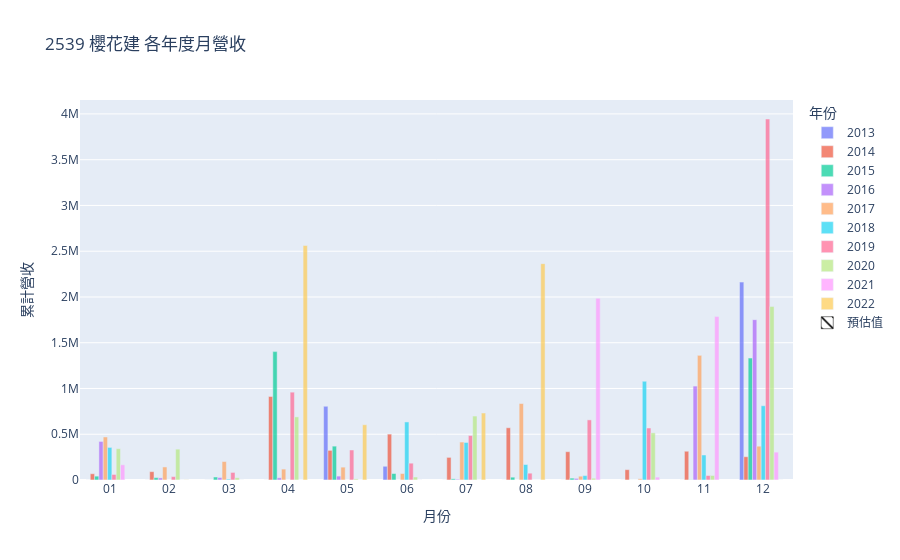
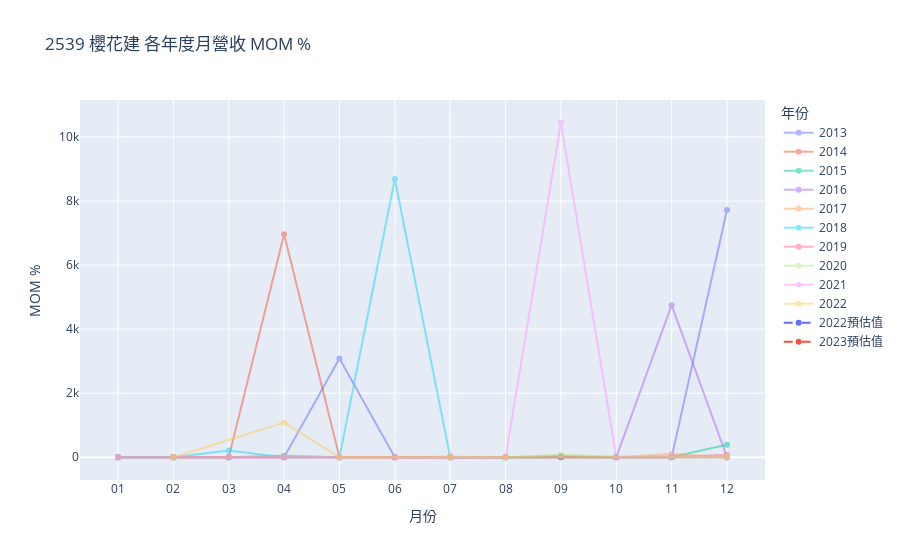
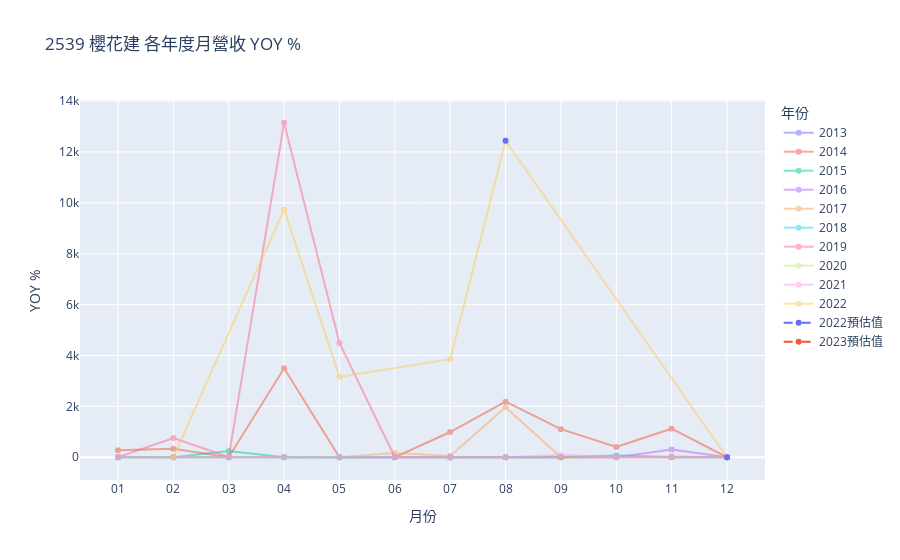

Source (notebook cell) for these figures, in order:
### Code cell
data, table, latest, predict, REV.show(), MOM.show(), YOY.show()

### Figure 1 — Plotly figure (JSON) as saved in the notebook; plotly's stock layout.template omitted (floating-point values rounded to 4 significant figures)
{"data": [{"name": "2013", "opacity": 0.7, "type": "bar", "x": ["01", "02", "03", "04", "05", "06", "07", "08", "09", "10", "11", "12"], "y": [250, 270, 261, 261, 805622, 150039, 249, 261, 280, 280, 280, 2162470]}, {"name": "2014", "opacity": 0.7, "type": "bar", "x": ["01", "02", "03", "04", "05", "06", "07", "08", "09", "10", "11", "12"], "y": [68326, 91279, 131, 912496, 323912, 501623, 247081, 570616, 309288, 112953, 314223, 254454]}, {"name": "2015", "opacity": 0.7, "type": "bar", "x": ["01", "02", "03", "04", "05", "06", "07", "08", "09", "10", "11", "12"], "y": [42170, 26274, 32630, 1402952, 370044, 70989, 12945, 30864, 20649, 448, 3406, 1332763]}, {"name": "2016", "opacity": 0.7, "type": "bar", "x": ["01", "02", "03", "04", "05", "06", "07", "08", "09", "10", "11", "12"], "y": [421268, 22834, 26980, 23853, 42711, 422, 8473, 425, 17417, 216, 1026315, 1752074]}, {"name": "2017", "opacity": 0.7, "type": "bar", "x": ["01", "02", "03", "04", "05", "06", "07", "08", "09", "10", "11", "12"], "y": [470031, 142506, 201620, 119104, 140601, 70864, 414884, 835362, 41465, 13226, 1362299, 369385]}, {"name": "2018", "opacity": 0.7, "type": "bar", "x": ["01", "02", "03", "04", "05", "06", "07", "08", "09", "10", "11", "12"], "y": [356013, 49, 10473, 73, 73, 634454, 410032, 169291, 48083, 1078883, 273233, 811445]}, {"name": "2019", "opacity": 0.7, "type": "bar", "x": ["01", "02", "03", "04", "05", "06", "07", "08", "09", "10", "11", "12"], "y": [60528, 37192, 82670, 959824, 327899, 183800, 485938, 74517, 656827, 568195, 49071, 3944653]}, {"name": "2020", "opacity": 0.7, "type": "bar", "x": ["01", "02", "03", "04", "05", "06", "07", "08", "09", "10", "11", "12"], "y": [342160, 337298, 24785, 689502, 12159, 32552, 698940, 238, 19249, 515222, 49228, 1895156]}, {"name": "2021", "opacity": 0.7, "type": "bar", "x": ["01", "02", "03", "04", "05", "06", "07", "08", "09", "10", "11", "12"], "y": [165651, 214, 234, 263, 191, 526, 190, 190, 1985169, 31555, 1785385, 304748]}, {"name": "2022", "opacity": 0.7, "type": "bar", "x": ["02", "04", "05", "07", "08", "12"], "y": [2372, 2562133, 604021, 732130, 2364287, 0]}, {"marker": {"color": "black", "line": {"color": "black"}, "pattern": {"fillmode": "replace", "shape": "\\"}}, "name": "預估值", "opacity": 1, "type": "bar", "x": ["08", "08", "09", "10", "11", "12", "12", "02", "04", "05", "07", "08", "12"], "y": [null, null, null, null, null, null, null, null, null, null, null, null, null]}], "layout": {"barmode": "group", "hovermode": "x unified", "legend": {"title": {"text": "年份"}}, "title": {"text": "2539 櫻花建 各年度月營收"}, "xaxis": {"title": {"text": "月份"}}, "yaxis": {"title": {"text": "累計營收"}}}}

### Figure 2 — Plotly figure (JSON) as saved in the notebook; plotly's stock layout.template omitted (floating-point values rounded to 4 significant figures)
{"data": [{"name": "2013", "opacity": 0.5, "type": "scatter", "x": ["01", "02", "03", "04", "05", "06", "07", "08", "09", "10", "11", "12"], "y": [null, 0.08, -0.03333, 0, 3086.0, -0.8138, -0.9983, 0.04819, 0.0728, 0, 0, 7722.0]}, {"name": "2014", "opacity": 0.5, "type": "scatter", "x": ["01", "02", "03", "04", "05", "06", "07", "08", "09", "10", "11", "12"], "y": [-0.9684, 0.3359, -0.9986, 6965.0, -0.645, 0.5486, -0.5074, 1.309, -0.458, -0.6348, 1.782, -0.1902]}, {"name": "2015", "opacity": 0.5, "type": "scatter", "x": ["01", "02", "03", "04", "05", "06", "07", "08", "09", "10", "11", "12"], "y": [-0.8343, -0.377, 0.2419, 42.0, -0.7362, -0.8082, -0.8176, 1.384, -0.331, -0.9783, 6.603, 390.3]}, {"name": "2016", "opacity": 0.5, "type": "scatter", "x": ["01", "02", "03", "04", "05", "06", "07", "08", "09", "10", "11", "12"], "y": [-0.6839, -0.9458, 0.1816, -0.1159, 0.7906, -0.9901, 19.08, -0.9498, 39.98, -0.9876, 4750.0, 0.7072]}, {"name": "2017", "opacity": 0.5, "type": "scatter", "x": ["01", "02", "03", "04", "05", "06", "07", "08", "09", "10", "11", "12"], "y": [-0.7317, -0.6968, 0.4148, -0.4093, 0.1805, -0.496, 4.855, 1.013, -0.9504, -0.681, 102.0, -0.7289]}, {"name": "2018", "opacity": 0.5, "type": "scatter", "x": ["01", "02", "03", "04", "05", "06", "07", "08", "09", "10", "11", "12"], "y": [-0.0362, -0.9999, 212.7, -0.993, 0, 8690.0, -0.3537, -0.5871, -0.716, 21.44, -0.7467, 1.97]}, {"name": "2019", "opacity": 0.5, "type": "scatter", "x": ["01", "02", "03", "04", "05", "06", "07", "08", "09", "10", "11", "12"], "y": [-0.9254, -0.3855, 1.223, 10.61, -0.6584, -0.4395, 1.644, -0.8467, 7.814, -0.1349, -0.9136, 79.39]}, {"name": "2020", "opacity": 0.5, "type": "scatter", "x": ["01", "02", "03", "04", "05", "06", "07", "08", "09", "10", "11", "12"], "y": [-0.9133, -0.01421, -0.9265, 26.82, -0.9824, 1.677, 20.47, -0.9997, 79.88, 25.77, -0.9045, 37.5]}, {"name": "2021", "opacity": 0.5, "type": "scatter", "x": ["01", "02", "03", "04", "05", "06", "07", "08", "09", "10", "11", "12"], "y": [-0.9126, -0.9987, 0.09346, 0.1239, -0.2738, 1.754, -0.6388, 0, 10450.0, -0.9841, 55.58, -0.8293]}, {"name": "2022", "opacity": 0.5, "type": "scatter", "x": ["02", "04", "05", "07", "08", "12"], "y": [-0.9922, 1079.0, -0.7643, 0.2121, 2.229, -1]}, {"connectgaps": false, "line": {"dash": "dash"}, "name": "2022預估值", "type": "scatter", "x": ["08", "08", "09", "10", "11", "12", "12"], "y": [null, null, null, null, null, null, null]}, {"connectgaps": false, "line": {"dash": "dash"}, "name": "2023預估值", "type": "scatter", "x": ["02", "04", "05", "07", "08", "12"], "y": [null, null, null, null, null, null]}], "layout": {"hovermode": "x unified", "legend": {"title": {"text": "年份"}}, "title": {"text": "2539 櫻花建 各年度月營收 MOM %"}, "xaxis": {"title": {"text": "月份"}}, "yaxis": {"title": {"text": "MOM %"}}}}

### Figure 3 — Plotly figure (JSON) as saved in the notebook; plotly's stock layout.template omitted (floating-point values rounded to 4 significant figures)
{"data": [{"name": "2013", "opacity": 0.5, "type": "scatter", "x": ["01", "02", "03", "04", "05", "06", "07", "08", "09", "10", "11", "12"], "y": [null, null, null, null, null, null, null, null, null, null, null, null]}, {"name": "2014", "opacity": 0.5, "type": "scatter", "x": ["01", "02", "03", "04", "05", "06", "07", "08", "09", "10", "11", "12"], "y": [272.3, 337.1, -0.4981, 3495.0, -0.5979, 2.343, 991.3, 2185.0, 1104.0, 402.4, 1121.0, -0.8823]}, {"name": "2015", "opacity": 0.5, "type": "scatter", "x": ["01", "02", "03", "04", "05", "06", "07", "08", "09", "10", "11", "12"], "y": [-0.3828, -0.7122, 248.1, 0.5375, 0.1424, -0.8585, -0.9476, -0.9459, -0.9332, -0.996, -0.9892, 4.238]}, {"name": "2016", "opacity": 0.5, "type": "scatter", "x": ["01", "02", "03", "04", "05", "06", "07", "08", "09", "10", "11", "12"], "y": [8.99, -0.1309, -0.1732, -0.983, -0.8846, -0.9941, -0.3455, -0.9862, -0.1565, -0.5179, 300.3, 0.3146]}, {"name": "2017", "opacity": 0.5, "type": "scatter", "x": ["01", "02", "03", "04", "05", "06", "07", "08", "09", "10", "11", "12"], "y": [0.1158, 5.241, 6.473, 3.993, 2.292, 166.9, 47.97, 1965.0, 1.381, 60.23, 0.3274, -0.7892]}, {"name": "2018", "opacity": 0.5, "type": "scatter", "x": ["01", "02", "03", "04", "05", "06", "07", "08", "09", "10", "11", "12"], "y": [-0.2426, -0.9997, -0.9481, -0.9994, -0.9995, 7.953, -0.01169, -0.7973, 0.1596, 80.57, -0.7994, 1.197]}, {"name": "2019", "opacity": 0.5, "type": "scatter", "x": ["01", "02", "03", "04", "05", "06", "07", "08", "09", "10", "11", "12"], "y": [-0.83, 758.0, 6.894, 13150.0, 4491.0, -0.7103, 0.1851, -0.5598, 12.66, -0.4733, -0.8204, 3.861]}, {"name": "2020", "opacity": 0.5, "type": "scatter", "x": ["01", "02", "03", "04", "05", "06", "07", "08", "09", "10", "11", "12"], "y": [4.653, 8.069, -0.7002, -0.2816, -0.9629, -0.8229, 0.4383, -0.9968, -0.9707, -0.09323, 0.003199, -0.5196]}, {"name": "2021", "opacity": 0.5, "type": "scatter", "x": ["01", "02", "03", "04", "05", "06", "07", "08", "09", "10", "11", "12"], "y": [-0.5159, -0.9994, -0.9906, -0.9996, -0.9843, -0.9838, -0.9997, -0.2017, 102.1, -0.9388, 35.27, -0.8392]}, {"name": "2022", "opacity": 0.5, "type": "scatter", "x": ["02", "04", "05", "07", "08", "12"], "y": [10.08, 9741.0, 3161.0, 3852.0, 12440.0, -1]}, {"connectgaps": false, "line": {"dash": "dash"}, "name": "2022預估值", "type": "scatter", "x": ["08", "08", "09", "10", "11", "12", "12"], "y": [null, 12440.0, null, null, null, null, -1]}, {"connectgaps": false, "line": {"dash": "dash"}, "name": "2023預估值", "type": "scatter", "x": ["02", "04", "05", "07", "08", "12"], "y": [null, null, null, null, null, null]}], "layout": {"hovermode": "x unified", "legend": {"title": {"text": "年份"}}, "title": {"text": "2539 櫻花建 各年度月營收 YOY %"}, "xaxis": {"title": {"text": "月份"}}, "yaxis": {"title": {"text": "YOY %"}}}}
